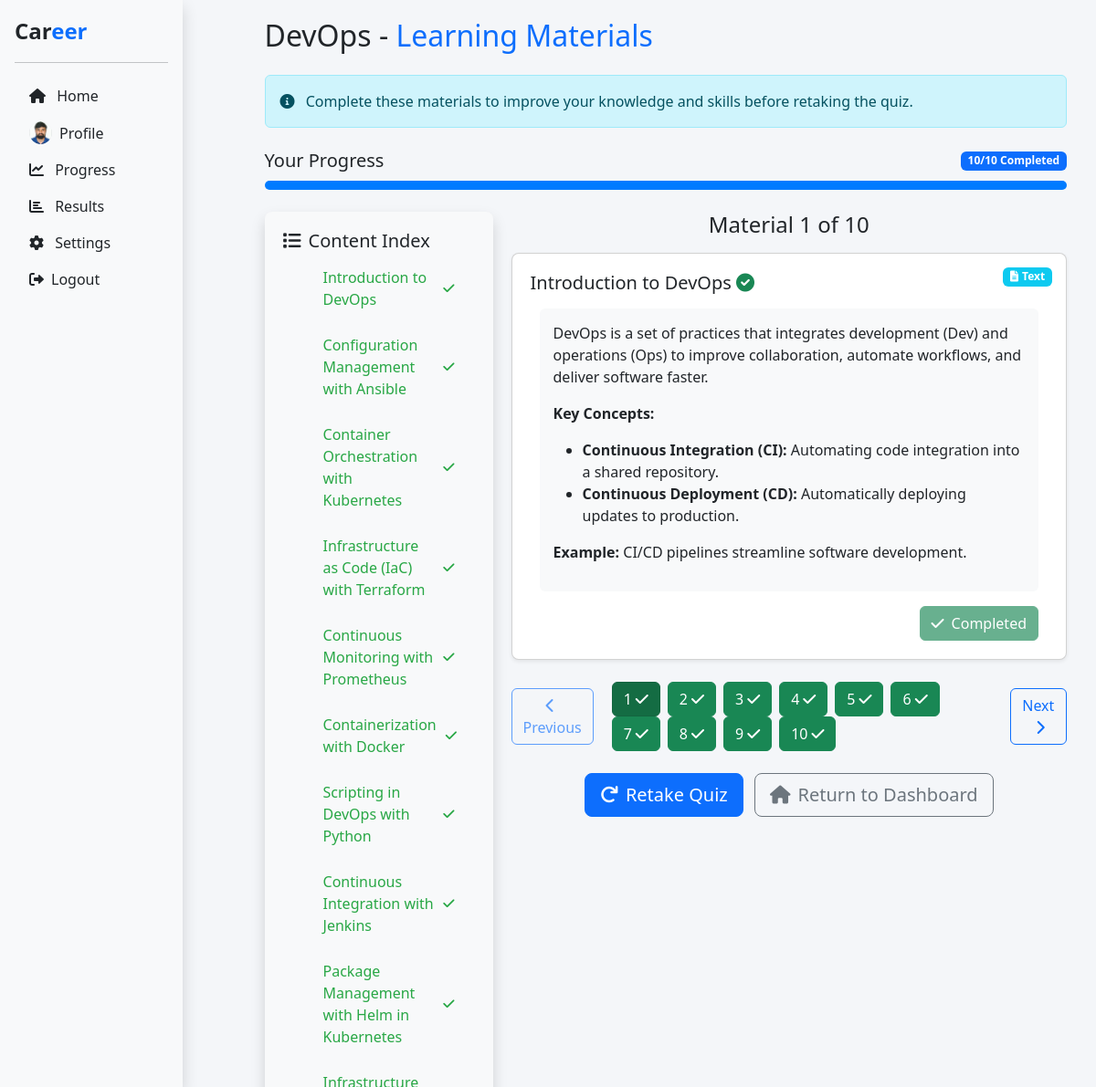
/course/6/materials/ (signed in), run on the app's committed database.
### cgs/models.py (models this page shows, shortened)
class User(models.Model):
    first_name = models.CharField(max_length=100)
    last_name = models.CharField(max_length=100)
    email = models.EmailField(unique=True)
    contact_number = models.CharField(max_length=15, unique=True)
    date_of_birth = models.DateField()
    skills = models.TextField()
    interests = models.TextField()
    password = models.CharField(max_length=255)  # Store hashed passwords
    terms_accepted = models.BooleanField(default=False)
    profile_picture = models.ImageField(upload_to='profile_pictures/', null=True, blank=True)
    def get_profile_picture_url(self):
        if self.profile_picture:
            return self.profile_picture.url
        return '/static/img/harnish.jpg'

class Course(models.Model):
    title = models.CharField(max_length=200)
    description = models.TextField()
    image = models.ImageField(upload_to='course_images/')
    roadmap_link = models.URLField(max_length=500, blank=True)
    created_at = models.DateTimeField(auto_now_add=True)
    updated_at = models.DateTimeField(auto_now=True)
    is_active = models.BooleanField(default=True)

class Material(models.Model):
    MATERIAL_TYPES = (
        ('text', 'Text Material'),
        ('video', 'Video Material'),
    )
    course = models.ForeignKey(Course, on_delete=models.CASCADE, related_name='materials')
    title = models.CharField(max_length=200)
    description = models.TextField(blank=True)
    material_type = models.CharField(max_length=10, choices=MATERIAL_TYPES)
    content = models.TextField(help_text="Text content or video embed URL")
    order = models.PositiveIntegerField(default=0, help_text="Order of material in the course")
    is_active = models.BooleanField(default=True)
    created_at = models.DateTimeField(auto_now_add=True)
    updated_at = models.DateTimeField(auto_now=True)
    class Meta:
        ordering = ['order']

### cgs/views.py (the view)
# urls.py: path('course/<int:course_id>/materials/', views.course_materials, name='course_materials'),
@session_login_required
def course_materials(request, course_id):
    user_id = request.session.get("user_id")
    try:
        user = User.objects.get(id=user_id)
        course = get_object_or_404(Course, id=course_id)
        materials = Material.objects.filter(course=course, is_active=True).order_by('order')
        total_materials = materials.count()
        completed_count = 0
        for material in materials:
            try:
                user_progress = UserProgress.objects.get(user=user, material=material)
                material.user_progress = user_progress
                if user_progress.completed:
                    completed_count += 1
            except UserProgress.DoesNotExist:
                material.user_progress = None
        progress_percentage = 0 if total_materials == 0 else (completed_count / total_materials) * 100
        return render(request, "course_materials.html", {
            "user": user,
            "course": course,
            "materials": materials,
            "total_materials": total_materials,
            "completed_count": completed_count,
            "progress_percentage": progress_percentage
        })
    except User.DoesNotExist:
        request.session.flush()
        return redirect("login")

### cgs/views.py (called while the page is built)
def session_login_required(function):
    @wraps(function)
    def wrap(request, *args, **kwargs):
        user_id = request.session.get("user_id")
        if user_id:
            return function(request, *args, **kwargs)
        else:
            return redirect(f"{reverse('login')}?next={request.path}")
    return wrap

### cgs/templates/course_materials.html (shortened to what this page needs)
{% load static %}
<!DOCTYPE html>
<html lang="en">
<head>
    <link href="https://cdn.jsdelivr.net/npm/bootstrap@5.3.2/dist/css/bootstrap.min.css" rel="stylesheet">
    <link rel="stylesheet" href="https://cdnjs.cloudflare.com/ajax/libs/font-awesome/6.0.0/css/all.min.css">
    <link rel="stylesheet" href="{% static 'css/course_materials.css' %}">
</head>
<body>
    <div class="d-flex">
        <div class="bg-light shadow sidebar">
            <div class="d-flex flex-column p-3 h-100">
                <a href="{% url 'dashboard' %}"
                class="d-flex align-items-center mb-3 mb-md-0 me-md-auto text-dark text-decoration-none">
                <span class="fs-4 fw-bold">Car<span class="text-primary">eer</span></span>
                </a>
                <hr>
                <ul class="nav nav-pills flex-column mb-auto">
                    <li class="nav-item">
                        <a href="{% url 'dashboard' %}" class="nav-link text-dark">
                            <i class="fa-solid fa-house me-2"></i> Home
                        </a>
                    </li>
                    <li>
                        <a href="{% url 'profile' %}" class="nav-link text-dark">
                            <div class="d-flex align-items-center">
                                <div class="profile-pic-container me-2">
                                    {% if user.profile_picture %}
                                    <img src="{{ user.get_profile_picture_url }}" alt="Profile" class="profile-pic">
                                    {% else %}
                                    <i class="fas fa-user"></i>
                                    {% endif %}
                                </div>
                                <span>Profile</span>
                            </div>
                        </a>
                    </li>
                    <li>
                        <a href="{% url 'progress' %}" class="nav-link text-dark">
                            <i class="fas fa-chart-line me-2"></i> Progress
                        </a>
                    </li>
                    <li>
                        <a href="{% url 'quiz_results' %}" class="nav-link text-dark">
                            <i class="fas fa-chart-bar me-2"></i> Results
                        </a>
                    </li>
                    <li>
                        <a href="{% url 'settings' %}" class="nav-link text-dark">
                            <i class="fas fa-cog me-2"></i> Settings
                        </a>
                    </li>
                    <li>
                        <a href="{% url 'logout' %}" class="nav-link text-dark">
                            <i class="fas fa-sign-out-alt me-2"></i>Logout
                        </a>
                    </li>
                </ul>
            </div>
        </div>
        <div class="main-content">
            <div class="container-fluid">
                <h2 class="mb-4">{{ course.title }} - <span class="text-primary">Learning Materials</span></h2>
                <div class="alert alert-info fade-in mb-4">
                    <i class="fas fa-info-circle me-2"></i>
                    <span>Complete these materials to improve your knowledge and skills before retaking the quiz.</span>
                </div>
                <div class="progress-container mb-4">
                    <div class="d-flex justify-content-between align-items-center">
                        <h5 class="mb-0">Your Progress</h5>
                        <span class="badge bg-primary">{{ completed_count }}/{{ total_materials }} Completed</span>
                    </div>
                    <div class="course-progress">
                        <div
                        class="course-progress-bar animate-progress"
                        role="progressbar"
                        data-progress="{{ progress_percentage }}"
                        aria-valuenow="{{ progress_percentage }}"
                        aria-valuemin="0"
                        aria-valuemax="100">
                        </div>
                    </div>
                </div>
                <div class="content-wrapper">
                    <div class="content-sidebar bg-light shadow">
                        <div class="content-index">
                            <h5><i class="fas fa-list me-2"></i>Content Index</h5>
                            <ul id="material-index">
                                {% for material in materials %}
                                <li class="material-index-item {% if material.user_progress and material.user_progress.completed %}completed{% endif %}" data-page="{{ forloop.counter0 }}">
                                    <a href="javascript:void(0);" class="material-link" data-page="{{ forloop.counter0 }}">
                                        {{ material.title }}
                                    </a>
                                </li>
                                {% endfor %}
                            </ul>
                        </div>
                    </div>
                    <div class="content-main">
                        {% for material in materials %}
                        <div class="material-card card position-relative shadow-sm">
                            <span class="badge {% if material.material_type == 'text' %}bg-info{% else %}bg-danger{% endif %} material-type-badge">
                                {% if material.material_type == 'text' %}
                                <i class="fas fa-file-alt me-1"></i>Text
                                {% else %}
                                <i class="fas fa-video me-1"></i>Video
                                {% endif %}
                            </span>
                            <div class="material-header d-flex justify-content-between align-items-center">
                                <h5 class="mb-0">
                                    {{ material.title }}
                                    {% if material.user_progress and material.user_progress.completed %}
                                    <i class="fas fa-check-circle completed-icon text-success"></i>
                                    {% endif %}
                                </h5>
                            </div>
                            <div id="material-{{ material.id }}">
                                <div class="material-body">
                                    {% if material.material_type == 'text' %}
                                    <div class="content-text">
                                        {{ material.content|safe }}
                                    </div>
                                    {% else %}
                                    <div class="video-container">
                                        {{ material.content|safe }}
                                    </div>
                                    {% endif %}
                                    <div class="d-flex justify-content-end mt-3">
                                        {% if material.user_progress and material.user_progress.completed %}
                                        <button
                                            class="btn btn-success mark-completed-btn"
                                            disabled
                                            data-material-id="{{ material.id }}">
                                            <i class="fas fa-check me-2"></i>Completed
                                        </button>
                                        {% else %}
                                        <button
                                            class="btn btn-primary mark-completed-btn"
                                            data-material-id="{{ material.id }}">
                                            <i class="fas fa-check me-2"></i>Mark as Completed
                                        </button>
                                        {% endif %}
                                    </div>
                                </div>
                            </div>
                        </div>
                        {% empty %}
                        <div class="alert alert-warning">
                            <i class="fas fa-exclamation-triangle me-2"></i>
                            No materials available for this course yet.
                        </div>
                        {% endfor %}
                        <div class="text-center mt-4">
                            <a href="{% url 'quiz_start' course.id %}" class="btn btn-primary btn-lg me-2">
                                <i class="fas fa-redo me-2"></i>Retake Quiz
                            </a>
                            <a href="{% url 'dashboard' %}" class="btn btn-outline-secondary btn-lg">
                                <i class="fas fa-home me-2"></i>Return to Dashboard
                            </a>
                        </div>
                    </div>
                </div>
            </div>
        </div>
    </div>
</body>
</html>

### cgs/static/css/course_materials.css (style rules this page uses)
body { background-color: #f4f6f9; }
.sidebar { width: 200px; height: 100vh; position: fixed; z-index: 100; }
.main-content { margin-left: 250px; height: 100vh; overflow-y: auto; padding: 20px; background-color: #f4f6f9; }
.content-wrapper { display: flex; }
.content-sidebar { width: 250px; padding: 20px; border-radius: 8px; margin-right: 20px; height: 100%; }
.content-index { height: calc(100vh - 200px); overflow-y: auto; padding-right: 10px; }
.content-main { flex-grow: 1; }
.material-index-item { list-style: none; margin-bottom: 10px; position: relative; display: flex; align-items: center; }
.material-index-item a { color: #6c757d; text-decoration: none; transition: color 0.3s; flex-grow: 1; }
.material-index-item.active a, .material-index-item a:hover { color: #007bff; font-weight: bold; }
.material-index-item.completed a { color: #28a745; font-weight: 500; }
.material-index-item.completed::after { content: '\f00c'; font-family: 'Font Awesome 5 Free'; font-weight: 900; color: #28a745; margin-left: 10px; font-size: 14px; }
.material-card { margin-bottom: 20px; border-radius: 8px; padding: 20px; }
.material-header { margin-bottom: 15px; }
.material-body { padding: 0 10px; }
.material-index-item { list-style: none; margin-bottom: 10px; padding: 8px 12px; border-radius: 6px; transition: background-color 0.3s; }
.content-text, .video-container { background-color: #f8f9fa; border-radius: 6px; padding: 15px; margin-bottom: 15px; }
.material-type-badge { position: absolute; top: 15px; right: 15px; }
.course-progress { height: 10px; background-color: #e9ecef; border-radius: 5px; overflow: hidden; margin-top: 10px; }
.course-progress-bar { height: 100%; background-color: #007bff; transition: width 0.5s ease; }
.profile-pic-container { width: 25px; height: 25px; overflow: hidden; border-radius: 50%; display: inline-flex; align-items: center; justify-content: center; background-color: #e9ecef; }
.profile-pic { width: 100%; height: 100%; object-fit: cover; }

### data on the page
User: get_profile_picture_url (picture)
Course: title "DevOps"
Material: title "Introduction to DevOps", material_type "text" (drawn), content "DevOps is a set of practices that integrates development (Dev) and operations (Ops) to improve collaboration, automate workflows, and deliver software faster. Key Concepts: Continuous Integration (CI): Automating code integration into a shared repository. Continuous Deployment (CD): Automatically deploying updates to production. Example: CI/CD pipelines streamline software development."
Material: title "Configuration Management with Ansible"
Material: title "Container Orchestration with Kubernetes"
Material: title "Infrastructure as Code (IaC) with Terraform"
Material: title "Continuous Monitoring with Prometheus"
Material: title "Containerization with Docker"
Material: title "Scripting in DevOps with Python"
Material: title "Continuous Integration with Jenkins"
Material: title "Package Management with Helm in Kubernetes"

### other printed values
{{ completed_count }} "10"
{{ total_materials }} "10"
